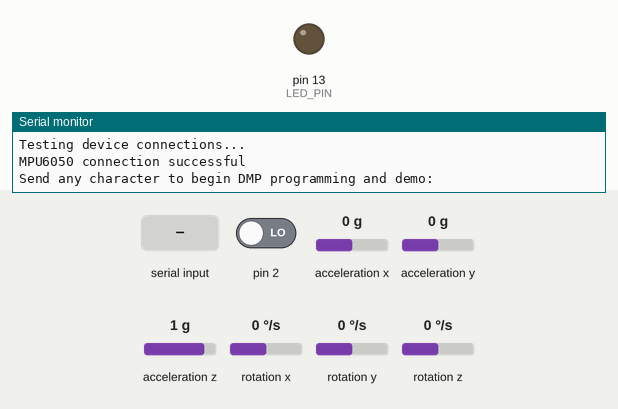
Recording of a sketch running on a simulated Arduino Uno, built with avr-gcc and run on an emulated ATmega328P. On the bench: output pins drawn as LEDs (lit = HIGH), the last lines printed to the serial monitor. Dashed ring = blinking. Inputs (shaded band) come from the test bench; at power-on: acceleration x 0 g, acceleration y 0 g, acceleration z 1 g, pin 2 LOW, rotation x 0 °/s, rotation y 0 °/s, rotation z 0 °/s. The sensor or clock chip raises its interrupt line as the real part does.

Above: at 0.9 s.
1.0 s: "1" received over Serial
At 1.53 s:
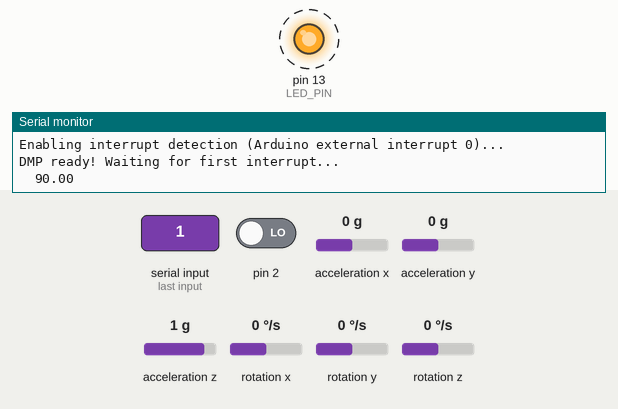
4.0 s: acceleration x set to -1.4 g
7.0 s: acceleration y set to -1.4 g
10.0 s: acceleration z set to -1.4 g
Timing chart, 0 to 14.0 s (numbered marks = the images above; inputs shaded):
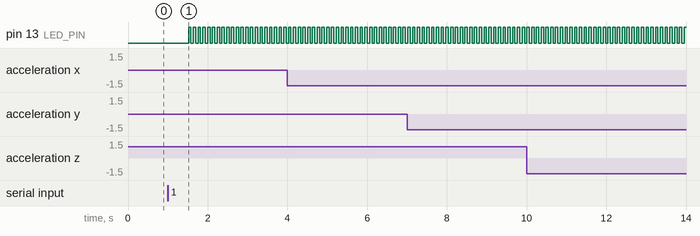

Measured:
- after the input at 1.0 s, pin 13 (LED_PIN): alternates HIGH for 0.06 s and LOW for 0.06 s, starting after 0.52 s

The sketch:

MPU6050_DMP6_jlc.ino
```cpp
  // I2C device class (I2Cdev) demonstration Arduino sketch for MPU6050 class using DMP (MotionApps v2.0)
// 6/21/2012 by Jeff Rowberg <jeff@rowberg.net>
// Updates should (hopefully) always be available at https://github.com/jrowberg/i2cdevlib
//

// Tuto calibration : https://42bots.com/tutorials/arduino-script-for-mpu-6050-auto-calibration/

/* ============================================
I2Cdev device library code is placed under the MIT license
Copyright (c) 2012 Jeff Rowberg
===============================================
*/

// I2Cdev and MPU6050 must be installed as libraries, or else the .cpp/.h files
// for both classes must be in the include path of your project
#include "I2Cdev.h"

#include "MPU6050_6Axis_MotionApps20.h"
//#include "MPU6050.h" // not necessary if using MotionApps include file

// Arduino Wire library is required if I2Cdev I2CDEV_ARDUINO_WIRE implementation
// is used in I2Cdev.h
#if I2CDEV_IMPLEMENTATION == I2CDEV_ARDUINO_WIRE
    #include "Wire.h"
#endif

// class default I2C address is 0x68
// specific I2C addresses may be passed as a parameter here
// AD0 low = 0x68 (default for SparkFun breakout and InvenSense evaluation board)
// AD0 high = 0x69
MPU6050 mpu;
//MPU6050 mpu(0x69); // <-- use for AD0 high

/* =========================================================================
   NOTE: In addition to connection 3.3v, GND, SDA, and SCL, this sketch
   depends on the MPU-6050's INT pin being connected to the Arduino's
   external interrupt #0 pin. On the Arduino Uno and Mega 2560, this is
   digital I/O pin 2.
 * ========================================================================= */

//#define OUTPUT_READABLE_QUATERNION
//#define OUTPUT_READABLE_EULER
#define OUTPUT_READABLE_YAWPITCHROLL
//#define OUTPUT_READABLE_REALACCEL
//#define OUTPUT_READABLE_WORLDACCEL

#define LED_PIN 13 // (Arduino is 13, Teensy is 11, Teensy++ is 6)
bool blinkState = false;

// MPU control/status vars
bool dmpReady = false;  // set true if DMP init was successful
uint8_t mpuIntStatus;   // holds actual interrupt status byte from MPU
uint8_t devStatus;      // return status after each device operation (0 = success, !0 = error)
uint16_t packetSize;    // expected DMP packet size (default is 42 bytes)
uint16_t fifoCount;     // count of all bytes currently in FIFO
uint8_t fifoBuffer[64]; // FIFO storage buffer

// orientation/motion vars
Quaternion q;           // [w, x, y, z]         quaternion container
VectorInt16 aa;         // [x, y, z]            accel sensor measurements
VectorInt16 aaReal;     // [x, y, z]            gravity-free accel sensor measurements
VectorInt16 aaWorld;    // [x, y, z]            world-frame accel sensor measurements
VectorFloat gravity;    // [x, y, z]            gravity vector
float euler[3];         // [psi, theta, phi]    Euler angle container
float ypr[3];           // [yaw, pitch, roll]   yaw/pitch/roll container and gravity vector

// ================================================================
// ===               INTERRUPT DETECTION ROUTINE                ===
// ================================================================

volatile bool mpuInterrupt = false;     // indicates whether MPU interrupt pin has gone high
void dmpDataReady() {
    mpuInterrupt = true;
}

// ================================================================
// ===                      INITIAL SETUP                       ===
// ================================================================

void setup() {
    // join I2C bus (I2Cdev library doesn't do this automatically)
    #if I2CDEV_IMPLEMENTATION == I2CDEV_ARDUINO_WIRE
        Wire.begin();
        TWBR = 24; // 400kHz I2C clock (200kHz if CPU is 8MHz)
    #elif I2CDEV_IMPLEMENTATION == I2CDEV_BUILTIN_FASTWIRE
        Fastwire::setup(400, true);
    #endif

    // initialize serial communication
    // (115200 chosen because it is required for Teapot Demo output, but it's
    // really up to you depending on your project)
    Serial.begin(115200);
    while (!Serial); // wait for Leonardo enumeration, others continue immediately

    // initialize device
    Serial.println(F("Initializing I2C devices..."));
    mpu.initialize();

    // verify connection
    Serial.println(F("Testing device connections..."));
    Serial.println(mpu.testConnection() ? F("MPU6050 connection successful") : F("MPU6050 connection failed"));

    // wait for ready
    Serial.println(F("\nSend any character to begin DMP programming and demo: "));
    while (Serial.available() && Serial.read()); // empty buffer
    while (!Serial.available());                 // wait for data
    while (Serial.available() && Serial.read()); // empty buffer again

    // load and configure the DMP
    Serial.println(F("Initializing DMP..."));
    devStatus = mpu.dmpInitialize();

    // supply your own gyro offsets here, scaled for min sensitivity
    mpu.setXGyroOffset(17);  //JLC: was 220
    mpu.setYGyroOffset(31);  //JLC: was 76
    mpu.setZGyroOffset(-293);  //JLC: was -85
    mpu.setZAccelOffset(1391); //JLC: was 2201788// 1688 factory default for my test chip

    // make sure it worked (returns 0 if so)
    if (devStatus == 0) {
        // turn on the DMP, now that it's ready
        Serial.println(F("Enabling DMP..."));
        mpu.setDMPEnabled(true);

        // enable Arduino interrupt detection
        Serial.println(F("Enabling interrupt detection (Arduino external interrupt 0)..."));
        attachInterrupt(0, dmpDataReady, RISING);
        mpuIntStatus = mpu.getIntStatus();

        // set our DMP Ready flag so the main loop() function knows it's okay to use it
        Serial.println(F("DMP ready! Waiting for first interrupt..."));
        dmpReady = true;

        // get expected DMP packet size for later comparison
        packetSize = mpu.dmpGetFIFOPacketSize();
    } else {
        // ERROR!
        // 1 = initial memory load failed
        // 2 = DMP configuration updates failed
        // (if it's going to break, usually the code will be 1)
        Serial.print(F("DMP Initialization failed (code "));
        Serial.print(devStatus);
        Serial.println(F(")"));
    }

    // configure LED for output
    pinMode(LED_PIN, OUTPUT);
}


// ================================================================
// ===                    MAIN PROGRAM LOOP                     ===
// ================================================================

void loop() {
    // if programming failed, don't try to do anything
    if (!dmpReady) return;

    mpu.resetFIFO(); // TODOOOOOOOOOOOOOOOOOOOOOOOOOOOOO
    // wait for MPU interrupt or extra packet(s) available
    while (!mpuInterrupt && fifoCount < packetSize) {
        ;
    }

    // reset interrupt flag and get INT_STATUS byte
    mpuInterrupt = false;
    mpuIntStatus = mpu.getIntStatus();

    // get current FIFO count
    fifoCount = mpu.getFIFOCount();

    // check for overflow (this should never happen unless our code is too inefficient)
    if ((mpuIntStatus & 0x10) || fifoCount == 1024) {
        // reset so we can continue cleanly
        mpu.resetFIFO();
        Serial.println(F("FIFO overflow!"));

    // otherwise, check for DMP data ready interrupt (this should happen frequently)
    } else if (mpuIntStatus & 0x02) {

        // wait for correct available data length, should be a VERY short wait
        while (fifoCount < packetSize) fifoCount = mpu.getFIFOCount();

        // read a packet from FIFO
        mpu.getFIFOBytes(fifoBuffer, packetSize);

        // track FIFO count here in case there is > 1 packet available
        // (this lets us immediately read more without waiting for an interrupt)
        fifoCount -= packetSize;


           // display Euler angles in degrees
            mpu.dmpGetQuaternion(&q, fifoBuffer);
            mpu.dmpGetGravity(&gravity, &q);
            mpu.dmpGetYawPitchRoll(ypr, &q, &gravity);
            float angle = M_PI/2 - ypr[1];
            //Serial.print("ypr\t");
            //Serial.print(ypr[0] * 180/M_PI);
            Serial.print("\t");
            Serial.println(angle * 180/M_PI);
            //Serial.print("\t");
            //Serial.println(ypr[2] * 180/M_PI);
        // blink LED to indicate activity
        blinkState = !blinkState;
        digitalWrite(LED_PIN, blinkState);

        //JLC:
        delay(50);
    }
}
```
